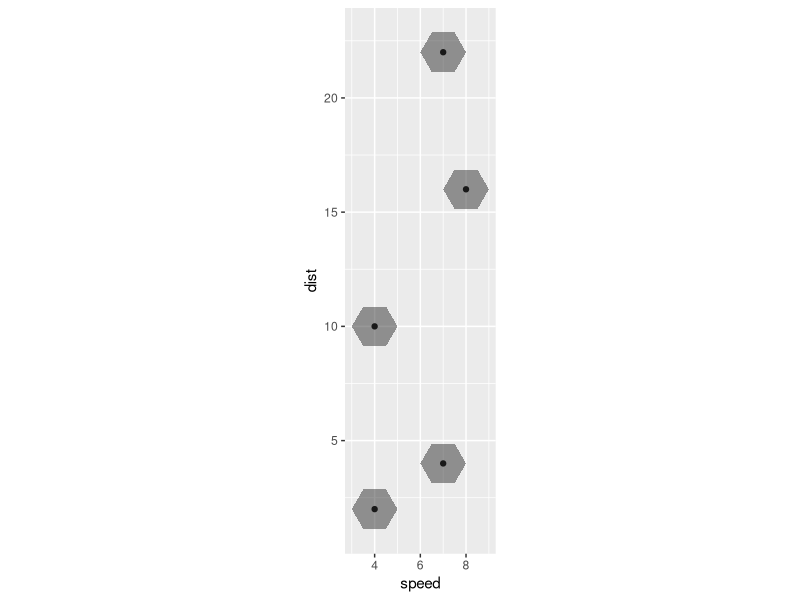
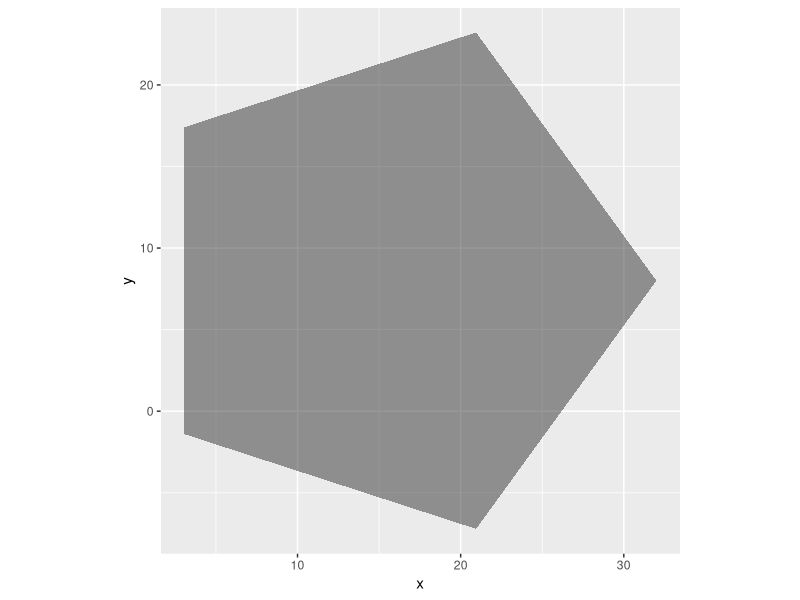
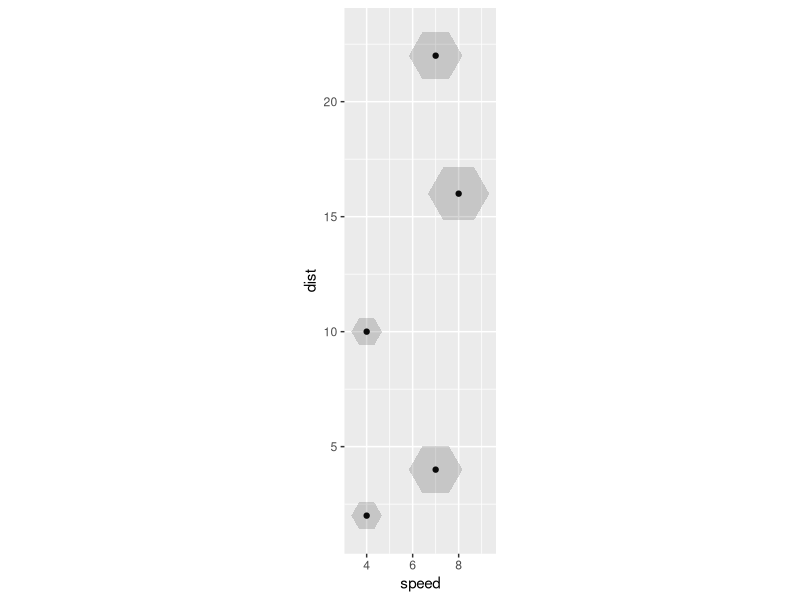
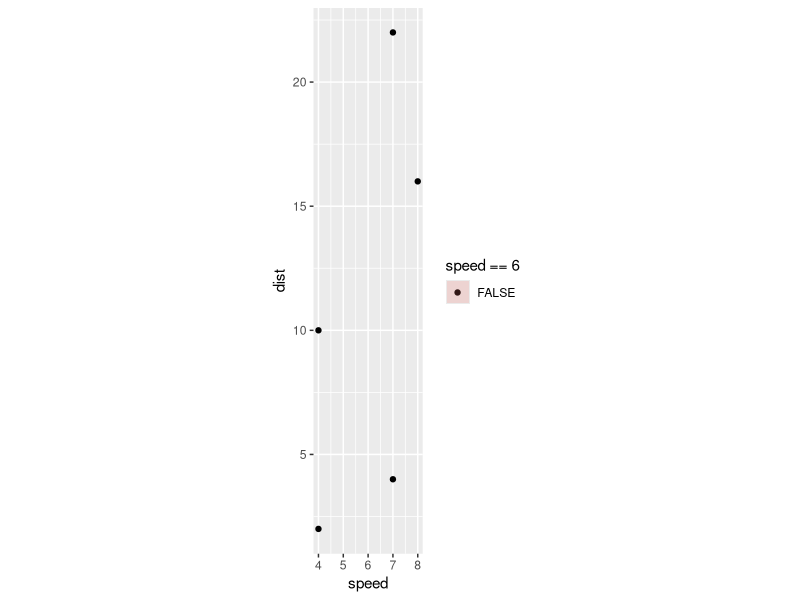
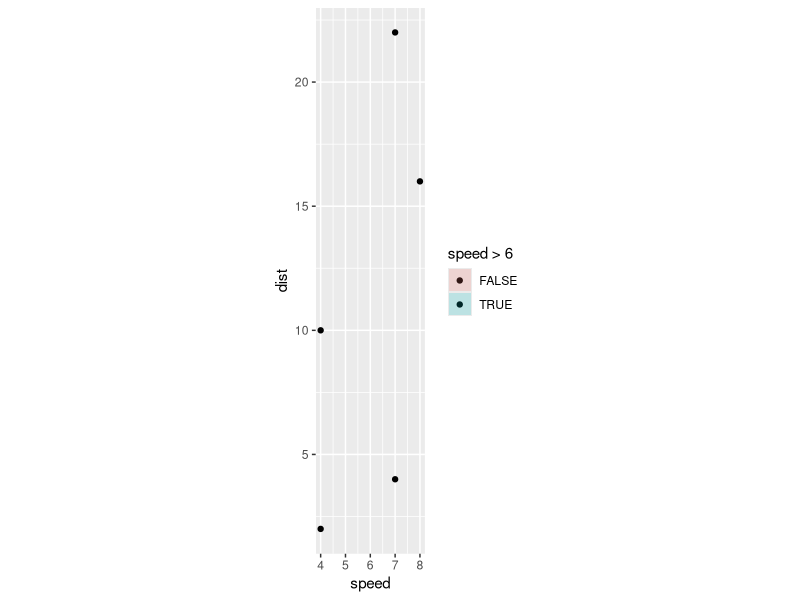
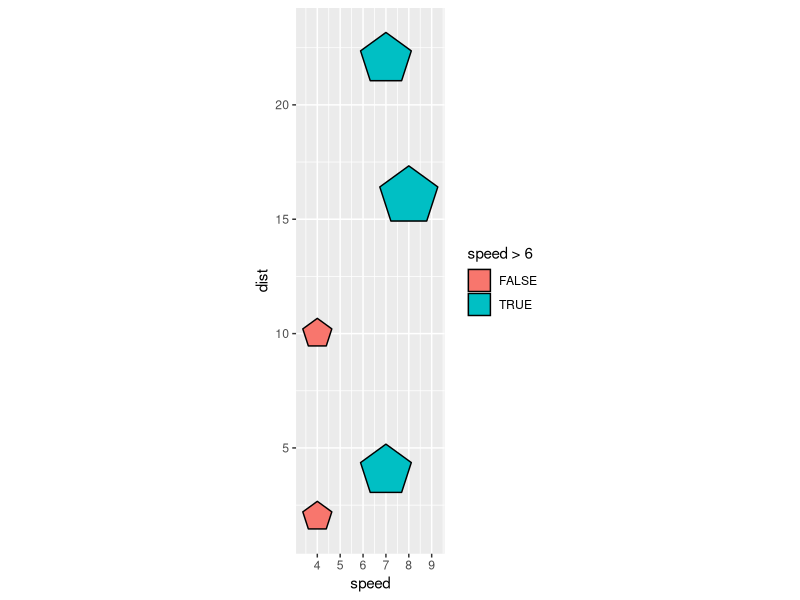

Recreate these plots in R, in order.
## ---- chunk 1
knitr::opts_chunk$set(echo = TRUE)
## ---- chunk 2
library(tidyverse)
create_circle <- function(x0, y0, r = 1, n = 7){
  
    angles <- seq(from = 0,
                to = 2 * pi,
                length.out = n)

  data.frame(
    x = c(x0 + r * cos(angles)),
    y = c(y0 + r * sin(angles))
  )
}

cars %>% 
  .[1:5,] ->
five_cars

five_cars %>% 
  mutate(diamond = 
           purrr::map2(.x = speed,
                       .y = dist, 
                       create_circle)) %>% 
  mutate(group = row_number()) %>% 
  unnest() ->
five_cars_circles
  
five_cars %>% 
  ggplot() + 
  aes(x = speed, dist) +
  geom_point() + 
  geom_polygon(data = five_cars_circles, 
            aes(x = x, y = y, group = group),
            alpha = .5) + 
  coord_equal()
## ---- chunk 3
setup_data_circle <- function(data, params) {
  
    if (data$group[1] == -1) {
      nrows <- nrow(data)
      data$group <- seq_len(nrows)
    }
  
    data  # return data with a group variable

}
## ---- chunk 4
cars %>% 
  slice(1:5) %>% 
  mutate(group = -1) %>% # no grouping neg one is default in ggplot2
  setup_data_circle() # setup makes each row defines a group

cars %>% 
  slice(5:20) %>% 
  mutate(group = 2) %>% # if a group is already defined
  setup_data_circle() # setup data does not do anything
## ---- chunk 5
compute_group_circle <- function(data, scales, n = 5){

  angles <- seq(from = 0, 
                to = 2 * pi,
                length.out = n)

  data.frame(
    x = c(data$x0 + data$r * cos(angles)),
    y = c(data$y0 + data$r * sin(angles)),
    data
  )

}
## ---- chunk 6
cars %>%
  rename(x0 = dist, y0 = speed) %>% 
  mutate(r = x0) %>% 
  .[1,] %>% 
  compute_group_circle(n = 6)

cars %>%
  rename(x0 = dist, y0 = speed) %>% 
  mutate(r = x0) %>%
  .[5,] %>% 
  compute_group_circle(n = 6) %>% 
  ggplot() + 
  aes(x = x, y = y) +
  geom_polygon(alpha = .5) + 
  coord_equal()

## ---- chunk 7
StatCircle <- ggproto(`_class` = "StatCircle", 
                      `_inherit` = Stat, 
                      setup_data = setup_data_circle,
                      compute_group = compute_group_circle,
                      required_aes = c("x0", "y0", "r")
                      )
## ---- chunk 8
geom_circle <- function(mapping = NULL, 
                        data = NULL, 
                        stat = "circle", 
                        position = "identity", 
                        ..., 
                        n = 8, 
                        lineend = "butt", 
                        linejoin = "round", 
                        na.rm = FALSE, 
                        show.legend = NA, 
                        inherit.aes = TRUE) {
  layer(
    data = data, 
    mapping = mapping, 
    stat = stat, 
    geom = GeomPolygon, 
    position = position, 
    show.legend = show.legend, 
    inherit.aes = inherit.aes, 
    params = list(
      n = n, 
      lineend = lineend, 
      linejoin = linejoin, 
      na.rm = na.rm, 
      ...
    )
  )
}
## ---- chunk 9
test_df <- data.frame(
  
  x0 = c(-5, 5),
  y0 = c(5, -5),
  r = c(5, 4),
  class = c("a", "b")
  
)


cars %>% 
  slice(1:5) %>% 
  ggplot() + 
  aes(x = speed, y = dist) +
  geom_point() +
  aes(x0 = speed, 
      y0 = dist, 
      r = speed/6) + 
  coord_equal() ->
baseplot

baseplot +
  geom_circle(n = 7, alpha = .2)
## ---- chunk 10
baseplot + 
  aes(fill = speed == 6) +
  geom_circle(n = 7, alpha = .2)

baseplot + 
  aes(fill = speed > 6) +
  geom_circle(n = 7, alpha = .2)
## ---- chunk 11
baseplot + 
  aes(fill = speed > 6) +
  ggforce::geom_circle(n = 5)
## ---- chunk 12
baseplot +
  geom_circle(n = 7, alpha = .2) ->
p1

layer_data(p1, 2)

baseplot + 
  aes(fill = speed > 6) +
  geom_circle(n = 7, alpha = .2) ->
p2

layer_data(p2, 2)
